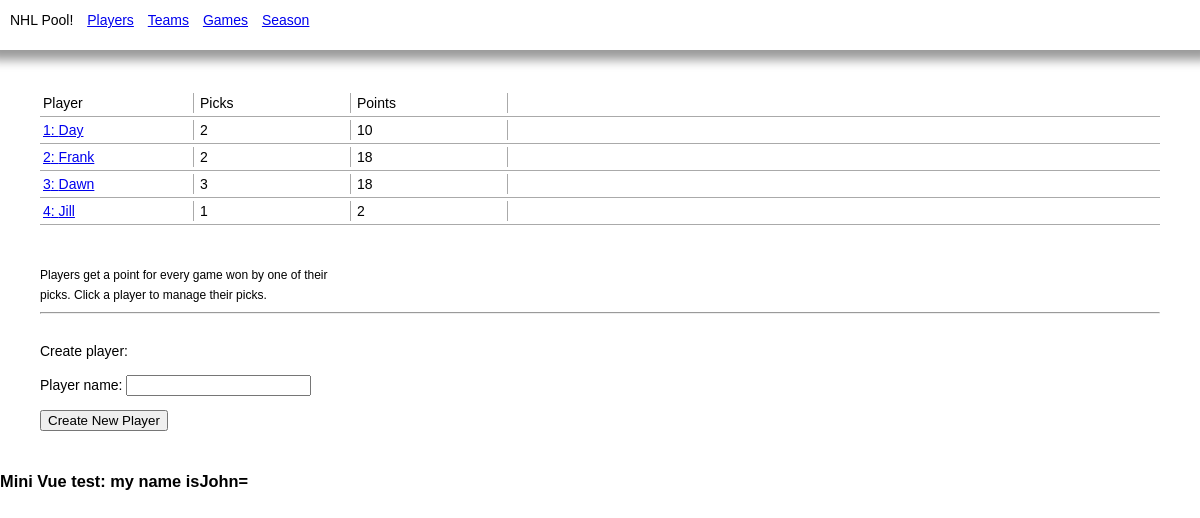
/, run on an earlier commit of the app's database.
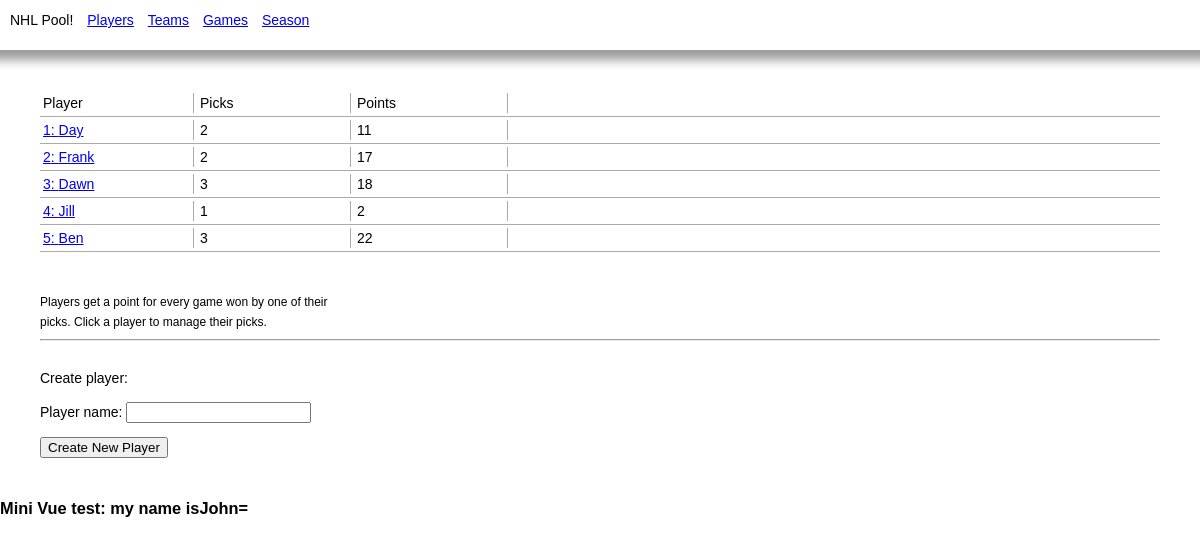
And on a later commit of the database.
### polls/models.py (models this page shows, shortened)
class Player(models.Model): # user of pool, not player on a team
    name = models.CharField(max_length=200, unique=True)
    objects = PlayerManager()
    def calculateNumTeams(self):
        nt = Pick.objects.filter(player=self.id).count()
        return nt
    teamCount = property(calculateNumTeams)
    @property
    def win_count(self):
        player = Player.objects.get(id=self.id)
        picks = self.player.all()
        teams = Team.objects.filter(team__in=picks)
        wins = Game.objects.filter(winner__in=teams)
        w = wins.count()
        return w

### polls/views.py (the view)
# urls.py: path('', views.index, name='players'),
def index(request): # root of app lists players, could have called this view "players"
    players = Player.objects.all()
    if request.method == 'POST':
        form = CreateNewPlayer(request.POST)
        if(form.is_valid()):
            n = form.cleaned_data["name"]
            p = Player(name=n)
            p.save()
    else:
        form = CreateNewPlayer()
    context = { 'players': players, 'form': form }
    return render(request, 'polls/players.html', context)

### polls/forms.py
class CreateNewPlayer(forms.ModelForm):
    class Meta:
        model = Player
        fields = ["name"]
    name = forms.CharField(label="Player name", max_length=200)

### polls/templates/polls/players.html (shortened to what this page needs)
{% extends 'polls/base.html' %}
{% block content %}
<div class="team-row">
    <div class="team-col">Player</div>
    <div class="team-col">Picks</div>
    <div class="team-col">Points</div>
</div>
{% for p in players %}
    <div class="team-row">
        <div class="team-col">
            <a href="{% url 'player' p.id %}">
            {{p.id}}:
            {{p.name}}</a>
        </div>
        <div class="team-col">{{p.teamCount}} </div>
        <div class="team-col">{{p.win_count}} </div>
    </div>
{% endfor %}
<br>
<div class="pool-info">
Players get a point for every game won by one of their picks.
Click a player to manage their picks.
</div>
<hr>
<br>
Create player:
<form method="post" action="#">
    {{form.as_p}}
    <button type="submit" name="save">Create New Player</button>
</form>
{% endblock %}

What changed in the data, as far as the page shows it:
computed for Player "Day": win_count "10" → "11"
computed for Player "Frank": win_count "18" → "17"
added Player: id "5", name "Ben", teamCount "3", win_count "22"
